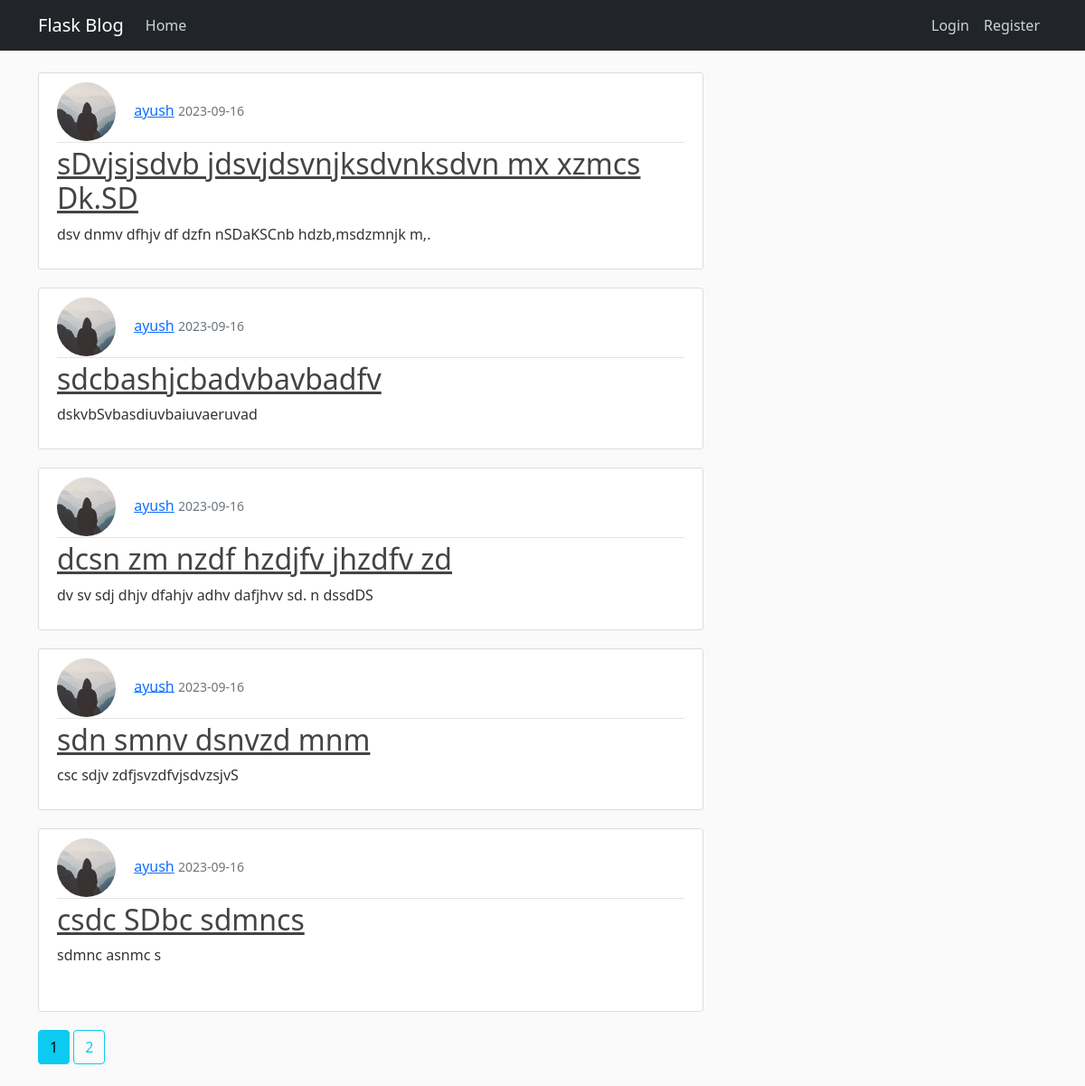
The app's page /home, older data.
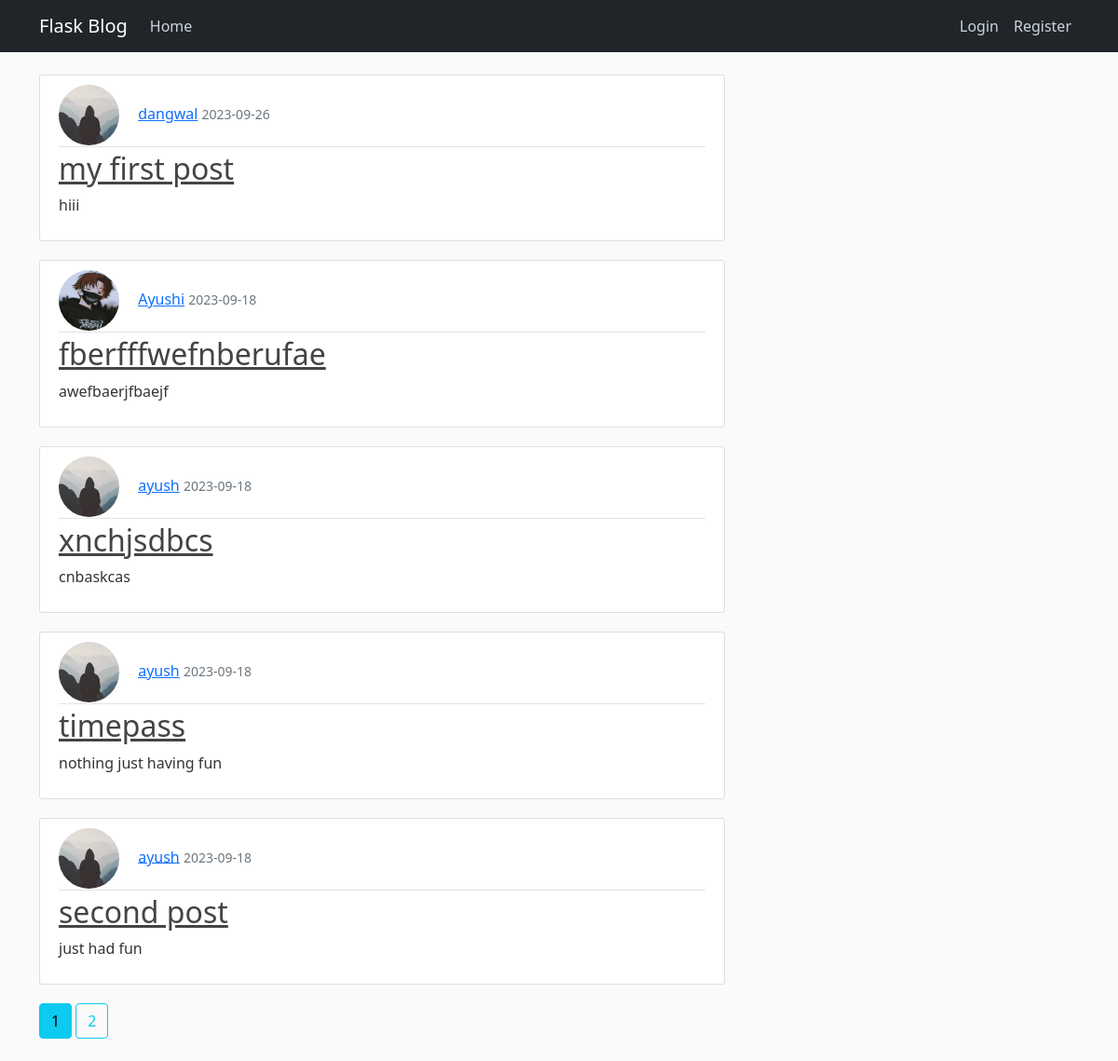
The same page, newer data.
### flask_blog/models.py (models this page shows, shortened)
class Post(db.Model):
    id = db.Column(db.Integer, primary_key=True)
    title = db.Column(db.String(100), nullable=False)
    date_posted = db.Column(db.DateTime, nullable=False, default=datetime.utcnow)
    content = db.Column(db.Text, nullable=False)
    user_id = db.Column(db.Integer, db.ForeignKey("user.id"), nullable=False)

class User(db.Model, UserMixin):
    id = db.Column(db.Integer, primary_key=True)
    username = db.Column(db.String(20), unique=True, nullable=False)
    email = db.Column(db.String(120), unique=True, nullable=False)
    image_file = db.Column(db.String(20), nullable=False, default="default.jpg")
    password = db.Column(db.String(60), nullable=False)
    posts = db.relationship("Post", backref="Author", lazy=True)

### flask_blog/main/routes.py (the view)
@main.route("/")
@main.route("/home")
def home():
    page = request.args.get("page", 1, type=int)
    post = Post.query.order_by(Post.date_posted.desc()).paginate(page=page, per_page=5)
    return render_template("home.html", posts=post)

### flask_blog/templates/home.html (shortened to what this page needs)
{% extends "base.html" %}
{% block body %}
    {%for post in posts.items%}
    <article class="media content-section">
        <div class="media-body">
          <div class="article-metadata">
            <img class="rounded-circle article-img" src={{url_for('static',filename='pics/'+post.Author.image_file)}}>
            <a class="mr-2" href="{{url_for('users.user_post',username=post.Author.username)}}">{{ post.Author.username }}</a>
            <small class="text-muted">{{ post.date_posted.strftime('%Y-%m-%d') }}</small>
          </div>
          <h2><a class="article-title" href="{{url_for('posts.post',post_id=post.id)}}">{{ post.title }}</a></h2>
          <p class="article-content">{{ post.content }}</p>
        </div>
      </article>
      {% endfor %}
      {% for page_num in posts.iter_pages(left_edge=1, right_edge=1,left_current=1,right_current=2) %}
              {%if page_num %}
                 {% if posts.page== page_num%}
                      <a class='btn btn-info mb-4' href="{{url_for('main.home',page=page_num)}}">{{page_num}}</a>
                  {%else%}
                  <a class='btn btn-outline-info mb-4' href="{{url_for('main.home',page=page_num)}}">{{page_num}}</a>
                  {% endif %}
              {% else %}
              ...
              {% endif %}
      {% endfor %}
{% endblock body %}

### flask_blog/templates/base.html (shortened to what this page needs)
<!doctype html>
<html lang="en">
  <head>
    <link href="https://cdn.jsdelivr.net/npm/bootstrap@5.0.2/dist/css/bootstrap.min.css" rel="stylesheet">
    <link rel="stylesheet" type="text/css" href="{{url_for('static',filename='main.css')}}">
  </head>
  <body>
    <header class="site-header">
        <nav class="navbar navbar-expand-md navbar-dark bg-dark fixed-top">
          <div class="container">
            <a class="navbar-brand mr-4" href="/">Flask Blog</a>
            <div class="collapse navbar-collapse" id="navbarToggle">
              <div class="navbar-nav mr-auto">
                <a class="nav-item nav-link" href="{{url_for('main.home')}}">Home</a>
              </div>
              <div class="navbar-nav ms-auto">
                {% if current_user.is_authenticated %}
                <a class="nav-item nav-link" href="{{url_for('posts.new_post')}}">New Post</a>
                <a class="nav-item nav-link" href="{{url_for('users.account')}}">Account</a>
                <a class="nav-item nav-link" href="{{url_for('users.logout')}}">Logout</a>
                {%else %}
                <a class="nav-item nav-link" href="{{url_for('users.login')}}">Login</a>
                <a class="nav-item nav-link" href="{{url_for('users.register')}}">Register</a>
                {%endif%}
              </div>
            </div>
          </div>
        </nav>
      </header>
      <main role="main" class="container">
        <div class="row">
          <div class="col-md-8">
            <div class="media-content-section">{% block body %}{% endblock body %}</div>
          </div>
        </div>
      </main>
  </body>
</html>

### flask_blog/static/main.css (style rules this page uses)
body { background: #fafafa; color: #333333; margin-top: 5rem; }
h1, h2, h3, h4, h5, h6 { color: #444444; }
.site-header .navbar-nav .nav-link { color: #cbd5db; }
.content-section { background: #ffffff; padding: 10px 20px; border: 1px solid #dddddd; border-radius: 3px; margin-bottom: 20px; }
.article-title { color: #444444; }
.article-content { white-space: pre-line; }
.article-img { height: 65px; width: 65px; margin-right: 16px; }
.article-metadata { padding-bottom: 1px; margin-bottom: 4px; border-bottom: 1px solid #e3e3e3 }

Row changes from the older to the newer data that the page shows:
removed Post: image_file (placeholder picture), Author.username "ayush", date_posted "2023-09-16", title "sDvjsjsdvb jdsvjdsvnjksdvnksdvn mx xzmcs Dk.SD", content "dsv dnmv dfhjv df dzfn nSDaKSCnb hdzb,msdzmnjk m,."
removed Post: image_file (placeholder picture), Author.username "ayush", date_posted "2023-09-16", title "sdcbashjcbadvbavbadfv", content "dskvbSvbasdiuvbaiuvaeruvad"
added Post: image_file (placeholder picture), Author.username "dangwal", date_posted "2023-09-26", title "my first post", content "hiii"
added Post: image_file (picture), Author.username "Ayushi", date_posted "2023-09-18", title "fberfffwefnberufae", content "awefbaerjfbaejf"
changed Post: date_posted "2023-09-16" → "2023-09-18"; title "dcsn zm nzdf hzdjfv jhzdfv zd" → "xnchjsdbcs"; content "dv sv sdj dhjv dfahjv adhv dafjhvv sd. n dssdDS" → "cnbaskcas"
changed Post: date_posted "2023-09-16" → "2023-09-18"; title "sdn smnv dsnvzd mnm" → "timepass"; content "csc sdjv zdfjsvzdfvjsdvzsjvS" → "nothing just having fun"
changed Post: date_posted "2023-09-16" → "2023-09-18"; title "csdc SDbc sdmncs" → "second post"; content "sdmnc asnmc s" → "just had fun"
